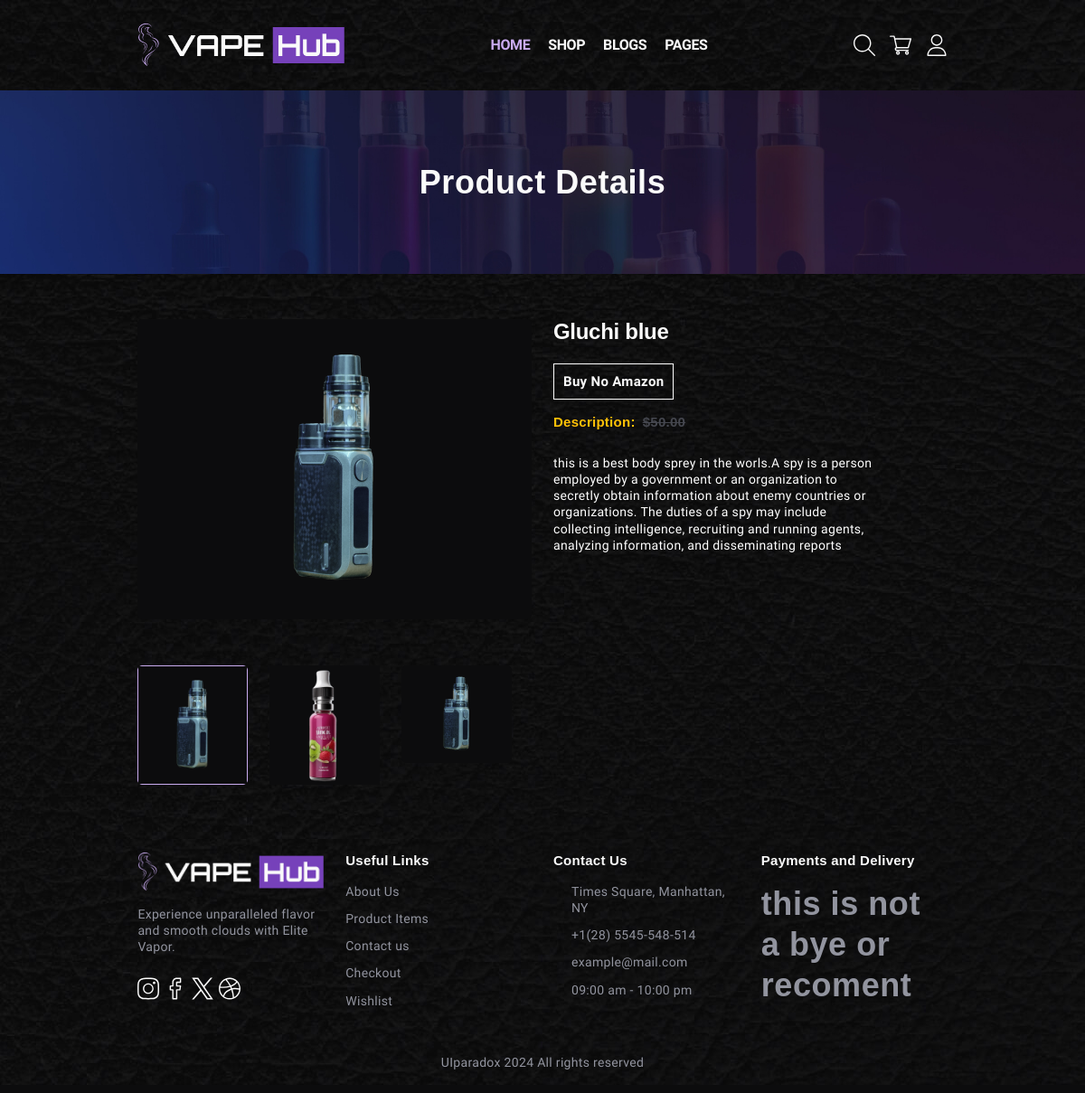
/products/gluchi-blue, run on the app's committed database.
### afilate/models.py (models this page shows, shortened)
class Product(models.Model):
    category=models.ForeignKey(Category,related_name='products',on_delete=models.CASCADE)
    product_title=models.CharField(max_length=255,unique=True)
    slug=models.SlugField(null=True,blank=True)
    price=models.DecimalField(max_digits=8,decimal_places=2,blank=True)
    thumblain=models.ImageField(upload_to='product_thumblain/')
    descriptions=models.TextField()
    link=models.URLField()
    create_date=models.DateTimeField(auto_now_add=True)

class Image(models.Model):
    product=models.ForeignKey(Product,on_delete=models.CASCADE,related_name='product_image')
    image=models.ImageField(upload_to='img')

### afilate/views.py (the view)
# urls.py: path('products/<str:slug>',product_details,name='product_details'),
def product_details(request,slug):
    product=get_object_or_404(Product,slug=slug)
    images=Image.objects.filter(product=product)
    context={
        'product':product,
        'images':images
    }
    return render(request,'product_details.html',context)

### templates/product_details.html (shortened to what this page needs)
{% extends "base.html" %}
{% load static %}
{% block banner %}
<div class="page-header">
   <div class="content">
       <h2 class="color-white">Product Details</h2>
   </div>
</div>
 {% endblock banner %}
{% block containt %}
 <section class="py-80">
    <div class="container-fluid">
        <div class="product-detail">
            <div class="row row-gap-4">
                <div class="col-md-6">
                    <div class="row align-items-center row-gap-3">
                        <div class="preview-slider">
                            <div class="detail-img-block">
                                <img alt=""  src="{{product.thumblain.url}}">
                            </div>
                        </div>
                        <div class="preview-slider-nav row">
                            <div class="col-12">
                            <div class="detail-img-block">
                                <img alt=""  src="{{product.thumblain.url}}">
                            </div>
                        </div>
                     {% for image in images %}
                            <div class="col-12">
                                <div class="detail-img-block">
                                    <img alt=""  src="{{image.image.url}}">
                                </div>
                            </div>
                            {% endfor %}
                        </div>
                    </div>
                </div>
                <div class="col-xl-5 col-md-6">
                    <div class="product-detail-content">
                        <div class="d-flex align-items-center column-gap-2 row-gap-5 mb-20">
                            <h4 class="color-white">{{product.product_title}}</h4>
                        </div>
                        <div class="action-block mb-16">
                            <a href="{{product.link}}" class="cus-btn" target=blank>Buy No Amazon</a>
                        </div>
                        <div class="price mb-32">
                            <h6 class="text-warning me-1">Description:</h6>
                            <del class="h6 dark-gray">$50.00</del>
                        </div>
                        <p class="mb-32 text-white ">{{product.descriptions}}</p>
                    </div>
                </div>
            </div>
        </div>
    </div>
</section>
{% endblock containt %}

### templates/base.html (shortened to what this page needs)
{% load static %}
<!DOCTYPE html>
<html lang="en">
<head>
    <link rel="stylesheet" href="{% static "assets/css/vendor/bootstrap.min.css" %}">
    <link rel="stylesheet" href="{% static "assets/css/vendor/fontawsome.css" %}">
    <link rel="stylesheet" href="{% static "assets/css/vendor/slick.css" %}">
    <link rel="stylesheet" href="{% static "assets/css/vendor/animate.min.css" %}">
    <link rel="stylesheet" href="{% static "assets/css/vendor/jquery.magnific-popup.css" %}">
    <link rel="stylesheet" href="{% static "assets/css/app.css" %}">
</head>
<body>
    <main class="x-hidden">
    {% include "header.html" %}
{% block banner %}{% endblock banner %}
    {% block containt %}
    {% endblock containt %}
    {% include "footer.html" %}
    {% include "search.html" %}
    </main>
</body>
</html>

### templates/header.html (shortened to what this page needs)
{% load static %}
<header >
    <nav class="main-menu">
        <div class="container-fluid">
            <div class="main-menu__block">
                <div class="main-menu__logo">
                    <a href="{% url "home" %}" class="logo">
                        <img src="{% static "assets/media/logo.png" %}" alt="Vape hub">
                    </a>
                </div>
                <div class="main-menu__nav">
                    <ul class="main-menu__list">
                        <li><a href="{% url "home" %}" class="active">Home</a></li>
                        <li class="dropdown">
                            <a href="javascript:void(0);" >Shop</a>
                        </li>
                        <li class="dropdown">
                            <a href="javascript:void(0);">Blogs</a>
                        </li>
                        <li class="dropdown">
                            <a href="javascript:void(0);">Pages</a>
                        </li>
                    </ul>
                </div>
                <div class="main-menu__right">
                    <a class="search-toggler icon-btn d-xl-flex d-none" href="#">
                    </a>
                    <a class="icon-btn cart-button d-xl-flex d-none" href="#">
                    </a>
                    <a class="icon-btn d-xl-flex d-none" href="account.html">
                    </a>
                </div>
            </div>
        </div>
    </nav>
</header>

### templates/footer.html (shortened to what this page needs)
 {% load static %}
   <footer class="footer py-40">
    <div class="container-fluid">
        <div class="row row-gap-lg-4 row-gap-5 pb-80">
            <div class="col-lg-3 col-12 text-md-start text-center">
                <div class="footer-widget">
                    <div class="about-widget">
                        <a href="index.html" class="mb-16"><img src="assets/media/logo.png" alt=""></a>
                        <p class="mb-24">Experience unparalleled flavor and smooth clouds with Elite Vapor. </p>
                        <ul class="unstyled social-icons">
                            <li>
                                <a href="#">
                                </a>
                            </li>
                            <li>
                                <a href="#">
                                </a>
                            </li>
                            <li>
                                <a href="#">
                                </a>
                            </li>
                            <li>
                                <a href="#">
                                </a>
                            </li>
                        </ul>
                    </div>
                </div>
            </div>
            <div class="col-lg-3 col-md-4 col-sm-3">
                <div class="footer-widget">
                    <h6 class="mb-16 color-white">Useful Links</h6>
                    <ul class="unstyled links-list">
                        <li><a href="about.html">About Us</a></li>
                        <li><a href="shop-grid.html">Product Items</a></li>
                        <li><a href="contact.html">Contact us</a></li>
                        <li><a href="checkout.html">Checkout</a></li>
                        <li><a href="#">Wishlist</a></li>
                    </ul>
                </div>
            </div>
            <div class="col-lg-3 col-md-4 col-sm-5">
                <div class="footer-widget">
                    <h6 class="mb-16 color-white">Contact Us</h6>
                    <ul class="unstyled contacts-list">
                        <li><p><i class="fa-light fa-location-dot"></i>Times Square, Manhattan, NY</p></li>
                        <li><a href="#"><i class="fa-light fa-phone"></i>+1(28) 5545-548-514</a></li>
                        <li><a href="#"><i class="fa-light fa-envelope"></i>example@mail.com</a></li>
                        <li><p><i class="fa-light fa-clock"></i>09:00 am - 10:00 pm</p></li>
                    </ul>
                </div>
            </div>
            <div class="col-lg-3 col-md-4 col-sm-4">
                <div class="footer-widget">
                    <h6 class="mb-16 color-white">Payments and Delivery</h6>
                    <h2>this is not a bye or recoment</h2>
                </div>
            </div>
        </div>
        <div class="copyright">
            <p class="text-center">UIparadox 2024 All rights reserved</p>
        </div>
    </div>
</footer>

### templates/mobile_nav.html (shortened to what this page needs)
{% load static %}

### templates/search.html (shortened to what this page needs)
{% load static %}
 <div class="search-popup">
</div>

### data on the page
Product: thumblain (picture), product_title "Gluchi blue", descriptions "this is a best body sprey in the worls.A spy is a person employed by a government or an organization to secretly obtain information about enemy countries or organizations. The duties of a spy may include collecting intelligence, recruiting and running agents, analyzing information, and disseminating reports"
Image: image (picture)
Image: image (picture)
